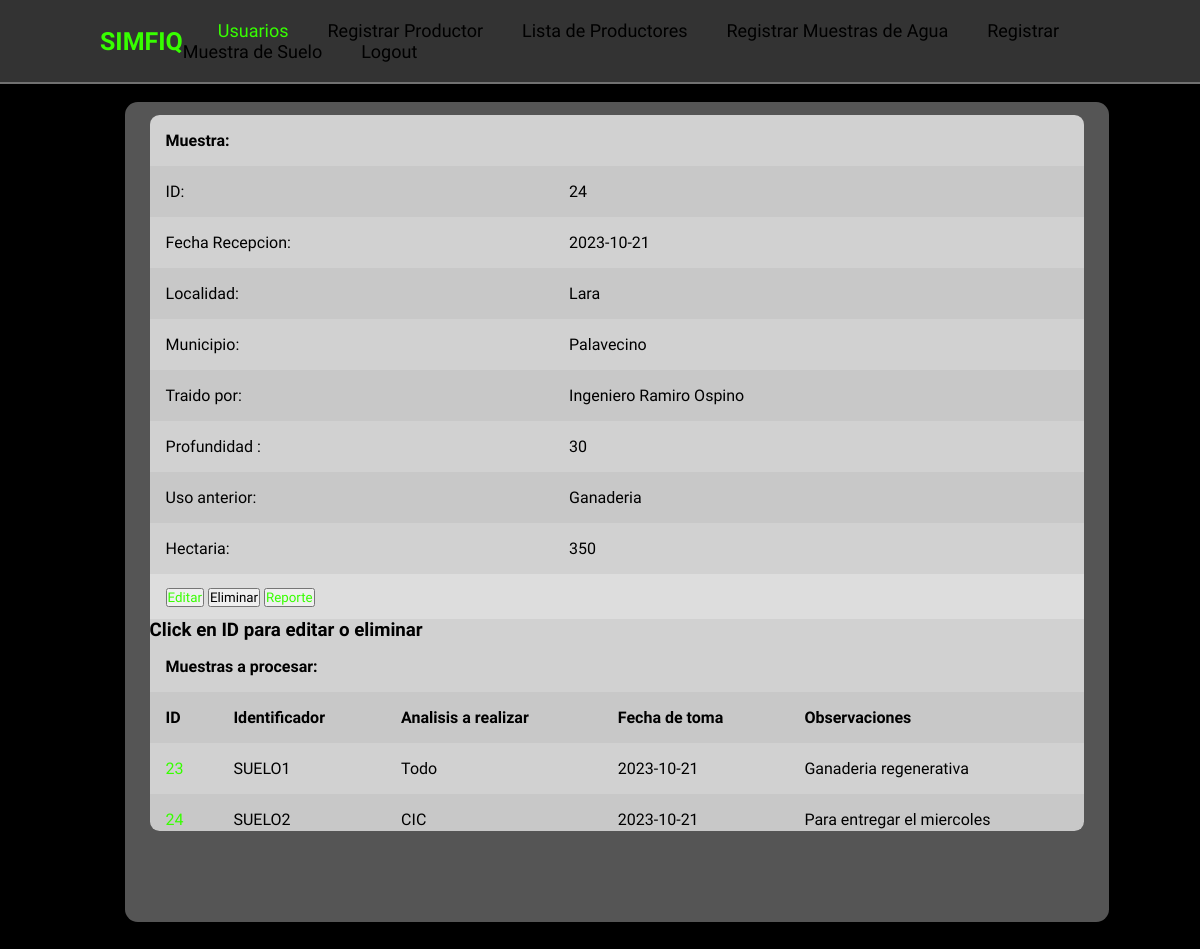
Page /verMuestrSuelo.php?buscar=24 (signed in) on the committed database.
### tables this page shows
CREATE TABLE `muestra_suelo` (
  `IDMuestraSuelo` int(11) NOT NULL,
  `IDProductor` int(11) NOT NULL,
  `Fecha_Recepcion` date NOT NULL,
  `Localidad` varchar(100) NOT NULL,
  `Municipio` varchar(55) NOT NULL,
  `Traido_Por` varchar(100) NOT NULL,
  `Profundidad` decimal(11,0) NOT NULL,
  `Uso_Anterior` varchar(100) NOT NULL,
  `Hectaria` varchar(11) NOT NULL
);

CREATE TABLE `muestra_a_procesar` (
  `IDMuestra_A_Procesar` int(11) NOT NULL,
  `Tipo` varchar(6) NOT NULL,
  `Identificador` varchar(25) NOT NULL,
  `Analisis_A_Realizar` varchar(30) NOT NULL,
  `Fecha_De_Toma` date NOT NULL,
  `Observaciones` text NOT NULL
);

### php/clases/MuestraSuelo.php (called while the page is built, shortened)
<?php
class MuestraSuelo{
	public function buscarMuestra($id){
		$peticion = conexion();
		$peticion = $peticion->prepare("SELECT * FROM `muestra_suelo` WHERE `IDMuestraSuelo` = '$id';");
		$peticion->execute();
		$array = $peticion->fetch();
		return $array;
	}
}
?>

### php/clases/MAaProcesar.php (called while the page is built, shortened)
<?php
    class MAaProcesar{
        public function listarMuestrasAProcrsarSuelo($id){
            $peticion = conexion();
            $peticion = $peticion->prepare("SELECT muestra_a_procesar.* FROM muestra_a_procesar INNER JOIN msueloxmap ON muestra_a_procesar.IDMuestra_A_Procesar = msueloxmap.IDMuestraAProcesar WHERE msueloxmap.IDMuestraSuelo = ".$id." ORDER BY muestra_a_procesar.IDMuestra_A_Procesar ASC;");
            $peticion->execute();
            $array = $peticion->fetchAll();
            return $array;
        }
    }
?>

### verMuestrSuelo.php (the view, shortened to what this page needs)
<?php
    include "./inc/htmlOpen.php";
    if(isset($_SESSION['s_idRol']))
        if($_SESSION['s_idRol'] == 1){
            include "./inc/headerAndNavAdmin.php";
        }else{
            $rol = "Usuario";
            include "./inc/headerAndNav.php";
        }
    else
        header("./logout.php");
?>
<section class="container">
    <main class="table">
        <section class="table_body">
    <?php
    include "./php/clases/MuestraSuelo.php";
    include "./php/clases/MAaProcesar.php";
    if (isset($_GET['buscar']) && is_numeric($_GET['buscar'])) {
        $muestras = new MuestraSuelo;
        $muestrasAProcesar = new MAaProcesar;
        $muestras = $muestras->buscarMuestra($_GET['buscar']);
        if (!$muestras)
            echo "No se han encontrado muestras :(";
        else {
            echo '
                        <table id="resultado">
                            <tbody>
                                <tr>
                                    <th colspan="3">Muestra:</th>
                                </tr>
                                <tr>
                                    <td>ID:</td>
                                    <td id="idMuestra" colspan="2">' . $muestras['IDMuestraSuelo'] . '</td>
                                </tr>
                                <tr>
                                    <td>Fecha Recepcion:</td>
                                    <td id="fechaRecepcion" colspan="2">' . $muestras['Fecha_Recepcion'] . '</td>
                                </tr>
                                <tr>
                                    <td>Localidad:</td>
                                    <td id="localidad" colspan="2">' . $muestras['Localidad'] . '</td>
                                </tr>
                                <tr>
                                    <td>Municipio:</td>
                                    <td id="municipio" colspan="2">' . $muestras['Municipio'] . '</td>
                                </tr>
                                <tr>
                                    <td>Traido por:</td>
                                    <td id="TraidoPor" colspan="2">' . $muestras['Traido_Por'] . '</td>
                                </tr>
                                <tr>
                                    <td>Profundidad :</td>
                                    <td id="profundidad" colspan="2">' . $muestras['Profundidad'] . '</td>
                                </tr>
                                <tr>
                                    <td>Uso anterior:</td>
                                    <td id="usoAnterior" colspan="2">' . $muestras['Uso_Anterior'] . '</td>
                                </tr>
                                <tr>
                                    <td>Hectaria:</td>
                                    <td id="hectaria" colspan="2">' . $muestras['Hectaria'] . '</td>
                                </tr>
                            </tbody>
                        </table>
                        <form action="./verProductor.php?buscar=' . $muestras['IDProductor'] . '&idElim=' . $muestras['IDMuestraSuelo'] . '" method="POST">
                            <button type="button" class="boton"><a href="./registrarMuestraSuelo.php?id=' . $muestras['IDMuestraSuelo'] . '">Editar</a></button>
                            <input type="submit" name="eliminarSuelo" value="Eliminar" class="boton">
                            <button type="button" class="boton"><a href="reportemps.php?idMuestra=' . $muestras['IDMuestraSuelo'] . '">Reporte</a></button>
                        </form>
                    ';
            $muestrasAProcesar = $muestrasAProcesar->listarMuestrasAProcrsarSuelo($_GET['buscar']);
            if (!$muestrasAProcesar)
                echo "No se han encontrado muestras a procesar";
            else {
                echo '
                            <h3>Click en ID para editar o eliminar</h3>
                            <table id="resultado">
                                <tbody>
                                    <tr>
                                        <th colspan="6">Muestras a procesar:</th>
                                    </tr>
                                    <tr>
                                        <th>ID</th>
                                        <th>Identificador</th>
                                        <th>Analisis a realizar</th>
                                        <th>Fecha de toma</th>
                                        <th>Observaciones </th>
                                    </tr>
                        ';
                foreach ($muestrasAProcesar as $rowAP) {
                    echo '
                                <tr>
                                    <td id="idMuestraAProcesar"><a href="./verMuestrasAProcesar.php?buscar='.$rowAP['IDMuestra_A_Procesar'].'">' . $rowAP['IDMuestra_A_Procesar'] . '</a></td>
                                    <td id="Identificador">' . $rowAP['Identificador'] . '</td>
                                    <td id="analisisARealizar">' . $rowAP['Analisis_A_Realizar'] . '</td>
                                    <td id="fechaDeToma">' . $rowAP['Fecha_De_Toma'] . '</td>
                                    <td id="observaciones">' . $rowAP['Observaciones'] . '</td>
                                </tr>
                            ';
                }
                echo '
                                </tbody>
                            </table>
                        ';
            }
        }
    } else
        echo "Cuanto vacio..."
            ?>
                </section>
      </main>
</section>
<?php include "./inc/htmlClose.php"; ?>

### css/styles.css (style rules this page uses)
* { margin: 0; padding: 0; box-sizing: border-box; font-family: 'Oswald', sans-serif; }
body { background-color: #000; background-image: url(https://images.unsplash.com/photo-1433185000771-ec45c869c61b?ixlib=rb-4.0.3&ixid=M3wxMjA3fDB8MHxwaG90by1wYWdlfHx8fGVufDB8fHx8fA%3D%3D&auto=format&fit=crop&w=1074&q=80); background-size: cover; background-position: center; background-attachment: fixed; }
.container { min-height: 100vh; display: flex; justify-content: center; align-items: center; position: absolute; bottom: 15; left: 125px; top: 50; }
table { width: 100%; }
table, th, td { border-collapse: collapse; padding: 1rem; text-align: left; }
main.table { width: 82vw; height: 80vh; background-color: #fff5; backdrop-filter: blur(7px); box-shadow: 0.4rem .8rem #0005; border-radius: .8rem; overflow: hidden; }
main form { width: 100%; height: 10%; background-color: #fff4; padding: .8rem 1rem; }
.table_body { width: 95%; max-height: calc(89% - .8rem); background-color: #fffb; margin: .8rem auto; border-radius: .6rem; overflow: auto; }
tbody tr:nth-child(even) { background-color: #0000000b; }
a { margin: 25px 0; font-size: 1em; color: black; text-decoration: none; }
a:hover, a:nth-child(1) { color: #37ff00; }

### rows in the picture
muestra_suelo: IDMuestraSuelo "24", Fecha_Recepcion "2023-10-21", Localidad "Lara", Municipio "Palavecino", Traido_Por "Ingeniero Ramiro Ospino", Profundidad "30", Uso_Anterior "Ganaderia", Hectaria "350"
muestra_a_procesar: IDMuestra_A_Procesar "23", Identificador "SUELO1", Analisis_A_Realizar "Todo", Fecha_De_Toma "2023-10-21", Observaciones "Ganaderia regenerativa"
muestra_a_procesar: IDMuestra_A_Procesar "24", Identificador "SUELO2", Analisis_A_Realizar "CIC", Fecha_De_Toma "2023-10-21", Observaciones "Para entregar el miercoles"
